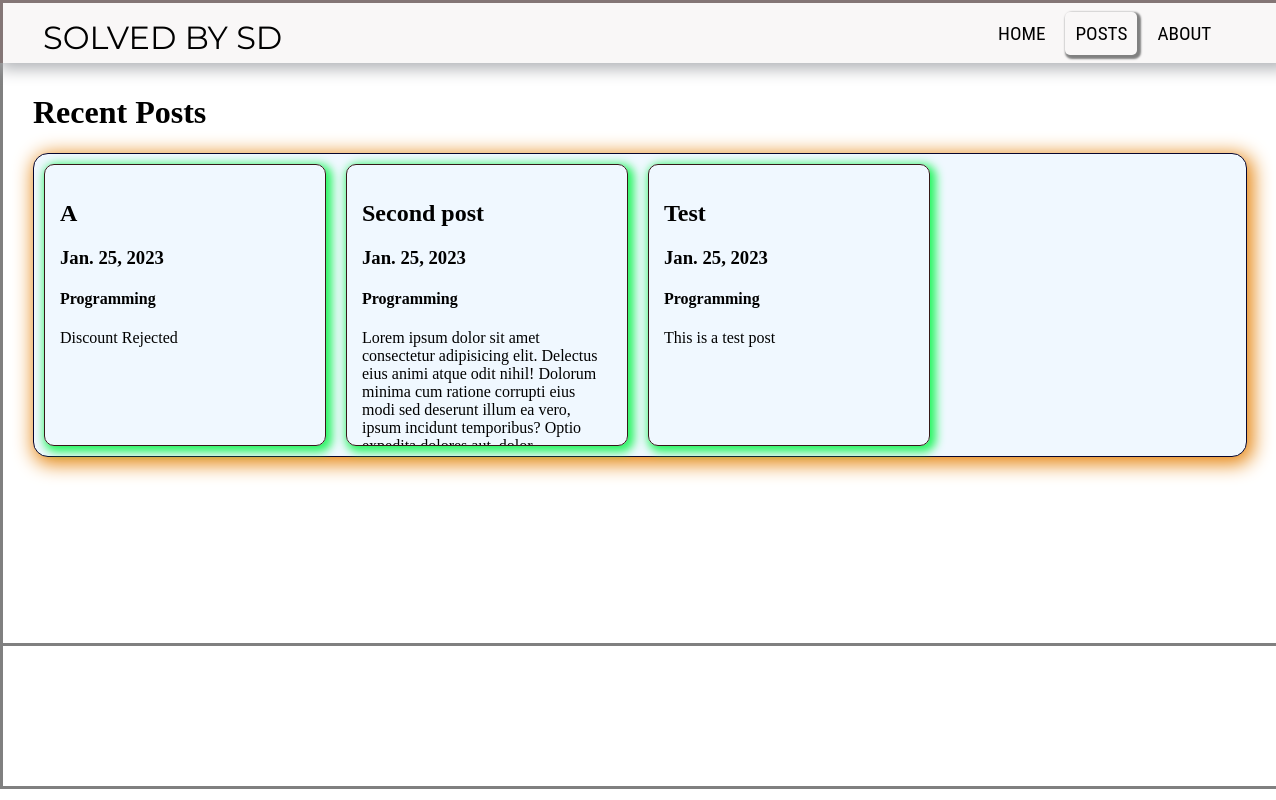
The page /posts on the database its author committed.
### blog/models.py (models this page shows)
class Post(models.Model):
    id = models.AutoField(primary_key=True)
    title = models.CharField(max_length=100)
    date = models.DateField()
    time = models.TimeField()
    place = models.CharField(max_length=50, null=True, blank=True)
    category = models.CharField(max_length=50)
    description = models.CharField(max_length=500000, null=True, blank=True)

### blog/views.py (the view)
# urls.py: path('posts', views.posts, name='posts'),
def posts(request):
    posts = reversed(Post.objects.all())
    context = {"posts" : posts,}
    return render(request, "posts.html", context)

### templates/posts.html (shortened to what this page needs)
{% load static %}
<!DOCTYPE html>
<html lang="en">
<head>
    <link rel="stylesheet" type="text/css" href="{% static '/css/home.css' %}">
</head>
<body>
    <div class="header">
        <h1 class="logo"><a href="/" class="link-logo">SOLVED BY SD</a></h1>
        <div class="navbar">
            <ul>
                <li><a class="links" href="/">HOME</a></li>
                <li><a class="links" id="active-link" href="/posts">POSTS</a></li>
                <li><a class="links" href="/about">ABOUT</a></li>
            </ul>
        </div>
    </div>
    <div class="main">
        <h1>Recent Posts</h1>
        <div class="posts">
            {% for post in posts %}
            <a href="postinfo/{{ post.title }}" class="post">
                <div class="">
                    <h2>{{ post.title }}</h2>
                    <h3>{{ post.date }}</h3>
                    <h4>{{ post.category }}</h4>
                    <p>{{ post.description }}</p>
                </div>
            </a>
            {% endfor %}
        </div>
    </div>
    <div class="footer">
    </div>
</body>
</html>

### static/css/home.css (style rules this page uses)
body { margin: 0; padding: 0; overflow: hidden; overflow-y: visible; }
.header { top: 0; height: 60px; width: 100%; position: fixed; box-shadow: 3px 3px 15px 3px rgb(177, 179, 183); display: flex; background-color: rgb(249, 247, 247); border: 3px solid rgb(132, 118, 118); border-bottom: 0px; }
.logo { padding-top: 0; margin: 1%; margin-top: 15px; margin-left: 30px; font-family: 'Montserrat', sans-serif; font-weight: 300; }
.navbar { margin-left: 0%; margin-left: 50%; }
.navbar ul { list-style: none; display: flex; font-family: 'Roboto Condensed', sans-serif; font-size: larger; }
.link-logo { text-decoration: none; color: black; padding: 10px; font-weight: bolder; }
.links { text-decoration: none; color: black; padding: 10px; margin: 5px; border: 0px; }
#active-link { color: black; border-radius: 5px; transition: 0.3s; box-shadow: 2px 2px 2px 2px gray; }
.main { min-height: 540px; width: 100%; padding: 30px; margin-top: 40px; border: 3px solid gray; }
.posts { display: flex; width: 95%; height: auto; border: 1px solid rgb(6, 6, 47); border-radius: 15px; background-color: aliceblue; box-shadow: 3px 4px 19px 3px rgb(230, 132, 13); }
.post { border: 1px solid rgb(53, 24, 24); height: 250px; width: 250px; margin: 10px; padding: 15px; overflow: hidden; border-radius: 10px; box-shadow: 3px 3px 10px 3px rgb(37, 246, 96); text-decoration: none; color: black; }
.footer { height: 80px; width: 100%; border: 3px solid gray; position: relative; padding: 30px; background-color: white; border-top: 2px; }

### rows shown on the page
Post: title "A", date "Jan. 25, 2023", category "Programming", description "Discount Rejected"
Post: title "Second post", date "Jan. 25, 2023", category "Programming", description "Lorem ipsum dolor sit amet consectetur adipisicing elit. Delectus eius animi atque odit nihil! Dolorum minima cum ratione corrupti eius modi sed deserunt illum ea vero, ipsum incidunt temporibus? Optio…"
Post: title "Test", date "Jan. 25, 2023", category "Programming", description "This is a test post"
